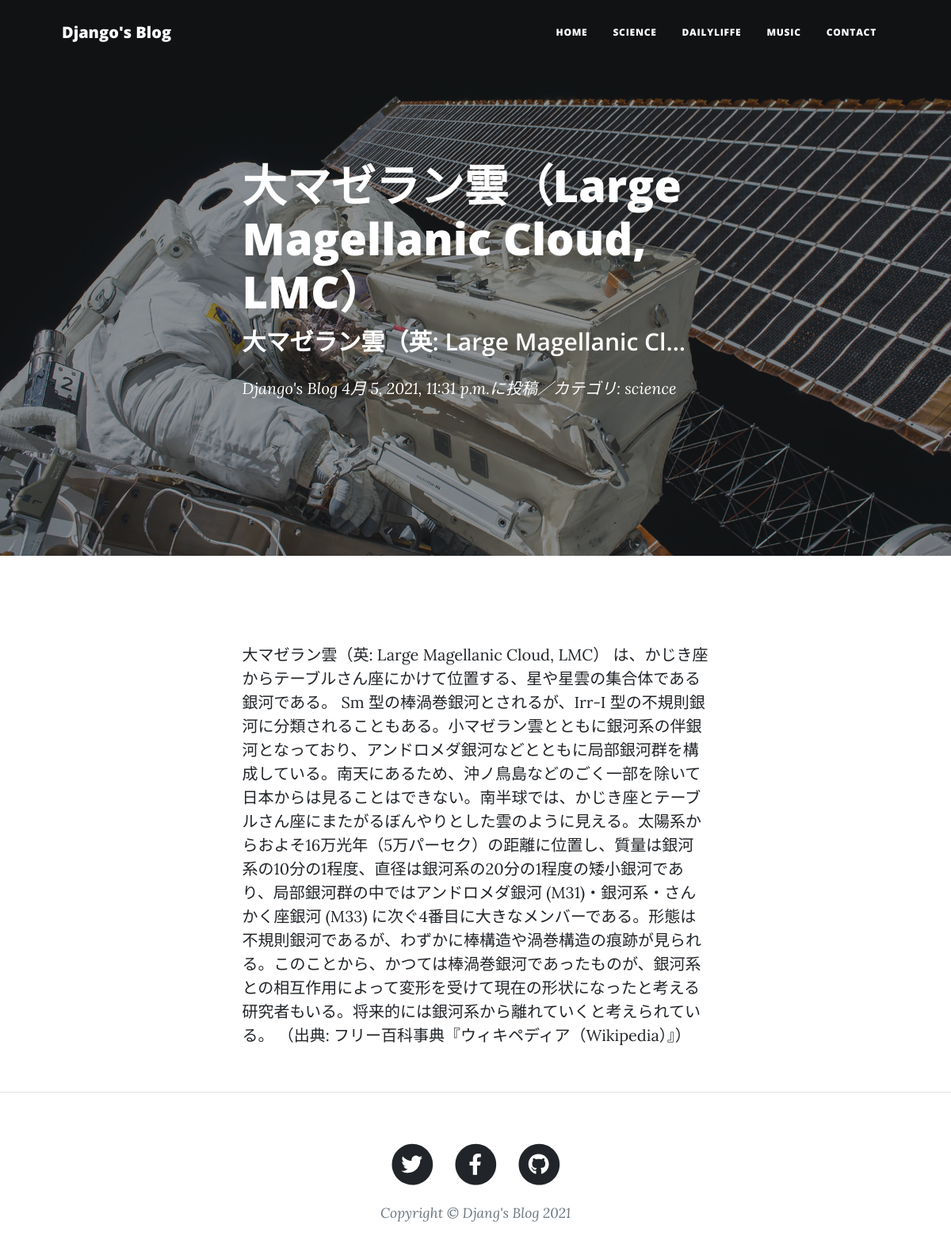
Screenshot of /blog-detail/5/ with the database file from the repository.
### blog/models.py (models this page shows, shortened)
class BlogPost(models.Model):
    CATEGORY = (('将棋', '将棋'), ('日常のこと', '日常のこと'), ('プログラミングについて', 'プログラミングについて'))
    title = models.CharField(
        verbose_name='タイトル', # フィールドのタイトル
        max_length=200        # 最大文字数は200
        )
    content = models.TextField(
        verbose_name='本文'   # フィールドのタイトル
        )
    posted_at = models.DateTimeField(
        verbose_name='投稿日時', # フィールドのタイトル
        auto_now_add=True       # 日時を自動追加
        )
    category = models.CharField(
        verbose_name='カテゴリ', # フィールドのタイトル
        max_length=50,        # 最大文字数は50
        choices=CATEGORY
        )

### blog/views.py (the view)
class BlogDetail(DetailView):
    template_name ='post.html'
    model = BlogPost

### blog/templates/post.html (shortened to what this page needs)
{% extends 'base.html' %}
{% load static %}
  {% block header %}
  <header class="masthead"
          style="background-image: url({% static 'assets/img/post-bg.jpg' %})">
    <div class="container position-relative px-4 px-lg-5">
      <div class="row gx-4 gx-lg-5 justify-content-center">
        <div class="col-md-10 col-lg-8 col-xl-7">
          <div class="post-heading">
            <h1>{{object.title}}</h1>
            <h2 class="subheading">{{object.content|truncatechars:30}}</h2>
            <span class="meta">
            <a href={% url 'blog:index' %}>Django's Blog</a>
            {{object.posted_at}}に投稿／カテゴリ:
            {{object.category}}</span>
          </div>
        </div>
      </div>
    </div>
  </header>
  {% endblock %}
  {% block contents %}
  <article class="mb-4">
    <div class="container px-4 px-lg-5">
      <div class="row gx-4 gx-lg-5 justify-content-center">
        <div class="col-md-10 col-lg-8 col-xl-7">
        　　<p>{{object.content}}</p>
        </div>
      </div>
    </div>
  </article>
  <hr>
  {% endblock %}

### rows the page displays
BlogPost: title "大マゼラン雲（Large Magellanic Cloud, LMC）", content "大マゼラン雲（英: Large Magellanic Cl…", posted_at "4月 5, 2021, 11:31 p.m.", category "science", content "大マゼラン雲（英: Large Magellanic Cloud, LMC） は、かじき座からテーブルさん座にかけて位置する、星や星雲の集合体である銀河である。 Sm 型の棒渦巻銀河とされるが、Irr-I 型の不規則銀河に分類されることもある。小マゼラン雲とともに銀河系の伴銀河となっており、アンドロメダ銀河などとともに局部銀河群を構成している。南天にあるため、沖ノ鳥島などのごく一部を除いて日本からは見ることはできない。南半球では、かじき座とテーブルさん座にまたがるぼんやりとした雲のように見える。太陽系からおよそ16万光年（5万パーセク）の距離に位置し、質量は銀河系の10分の1程度、直径は銀河系の20分の1程度の矮小銀河であり、局部銀河群の中ではアンドロメダ銀河 (M31)・銀河系・さんかく座銀河 (M33) に次ぐ4番目に大きなメンバーである。形態は不規則銀河であるが、わずかに棒構造や渦巻構造の痕跡が見られる。このことから、かつては棒渦巻銀河であったものが、銀河系との相互作用によって変形を受けて現在の形状になったと考える研究者もいる。将来的には銀河系から離れていくと考えられている。 （出典: フリー百科事典『ウィキペディア（Wikipedia）』）"
